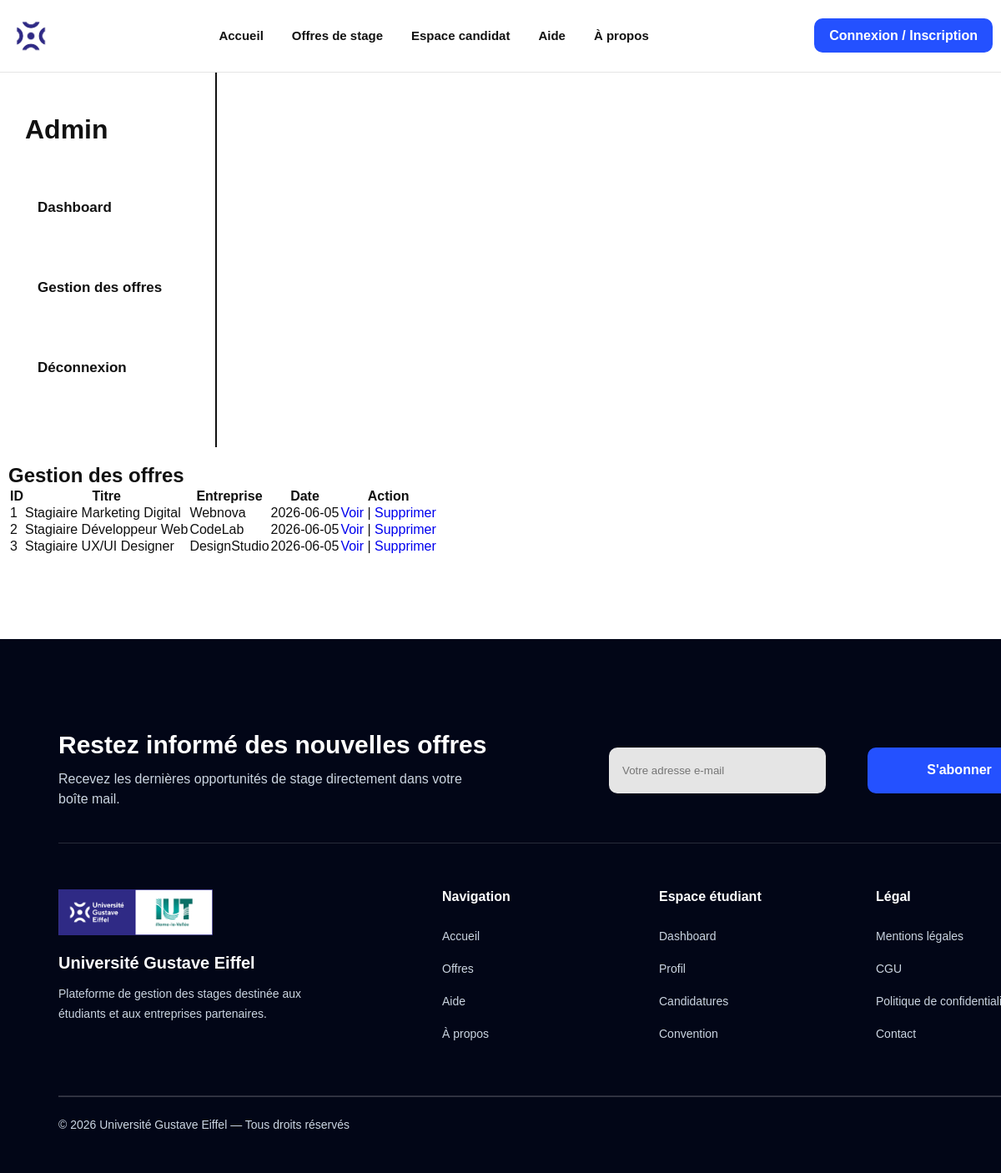
The page /admin/offre.php (signed in) on the database its author committed.
### tables this page shows
CREATE TABLE `offre_stage` (
  `id_offre` int(11) NOT NULL,
  `titre` varchar(200) DEFAULT NULL,
  `description` text DEFAULT NULL,
  `date_publication` date DEFAULT NULL,
  `id_entreprise` int(11) DEFAULT NULL
);

CREATE TABLE `entreprise` (
  `id_entreprise` int(11) NOT NULL,
  `nom` varchar(200) DEFAULT NULL,
  `adresse` varchar(200) DEFAULT NULL,
  `email` varchar(200) DEFAULT NULL,
  `mot_de_passe` varchar(255) DEFAULT NULL
);

### admin/offre.php (the view, shortened to what this page needs)
<?php
include("../includes/db.php");
include("../includes/header.php");
$sql = "
    SELECT
        offre_stage.id_offre,
        offre_stage.titre,
        offre_stage.description,
        offre_stage.date_publication,
        entreprise.nom AS entreprise_nom
    FROM offre_stage
    LEFT JOIN entreprise
        ON offre_stage.id_entreprise = entreprise.id_entreprise
    ORDER BY offre_stage.date_publication DESC";
$result = mysqli_query($conn, $sql);
?>
<main class="admin-page">
    <aside class="sidebar">
        <h2>Admin</h2>
        <ul>
            <li><a href="dashboard.php">Dashboard</a></li>
            <li><a href="offres.php">Gestion des offres</a></li>
            <li><a href="deconnexion.php">Déconnexion</a></li>
        </ul>
    </aside>
    <section class="dashboard-content">
        <h1>Gestion des offres</h1>
        <table class="admin-table">
            <thead>
                <tr>
                    <th>ID</th>
                    <th>Titre</th>
                    <th>Entreprise</th>
                    <th>Date</th>
                    <th>Action</th>
                </tr>
            </thead>
            <tbody>
                <?php while ($offre = mysqli_fetch_assoc($result)) { ?>
                    <tr>
                        <td><?php echo $offre["id_offre"]; ?></td>
                        <td><?php echo $offre["titre"]; ?></td>
                        <td><?php echo $offre["entreprise_nom"]; ?></td>
                        <td><?php echo $offre["date_publication"]; ?></td>
                        <td>
                            <a href="../offre-detail.php?id=<?php echo $offre["id_offre"]; ?>">
                                Voir
                            </a>
                            |
                            <a
                                href="supprimer-offre.php?id=<?php echo $offre["id_offre"]; ?>"
                                onclick="return confirm('Supprimer cette offre ?');"
                            >
                                Supprimer
                            </a>
                        </td>
                    </tr>
                <?php } ?>
            </tbody>
        </table>
    </section>
</main>
<?php include("../includes/footer.php"); ?>

### assets/css/style.css (style rules this page uses)
.sidebar { border-right:2px solid #111; padding:20px 35px 20px 0; }
.dashboard-content { width:100%; max-width:820px; padding:20px 0; }
.sidebar { border-right:2px solid #111; padding-right:30px; }
.dashboard-content { padding-left:10px; }
.sidebar h2 { font-size:28px; margin-bottom:35px; }
.sidebar ul { list-style:none; padding:0; }
.sidebar li { margin-bottom:25px; }
.sidebar a { text-decoration:none; color:#111; font-size:17px; font-weight:500; }
.sidebar h2 { font-size:24px; margin-bottom:35px; }
.sidebar ul { list-style:none; padding:0; display:flex; flex-direction:column; gap:26px; }
.sidebar a { text-decoration:none; color:#111; font-weight:600; }
.dashboard-content { max-width:760px; }
.sidebar { border-right:2px solid #111 !important; padding-right:35px !important; }
.dashboard-content { max-width:760px !important; width:100% !important; }
html, body { margin:0; padding:0; overflow-x:hidden; }
section { background:#fff; }
body { background:#fff; }
.dashboard-content h1 { width:auto !important; max-width:none !important; }
.sidebar { width:260px; min-width:260px; padding:50px 30px; border-right:1px solid #d9d9d9; }
.sidebar h2 { font-size:32px; margin-bottom:10px; }
.sidebar ul { list-style:none; padding:0; margin-top:50px; }
.sidebar li { margin-bottom:20px; }
.sidebar a { display:block; padding:15px; border-radius:12px; text-decoration:none; color:#111; font-weight:600; }

### assets/css/header-footer.css (style rules this page uses)
* { margin:0; padding:0; box-sizing:border-box; }
body { font-family:Arial, sans-serif; background:white; color:#111; }
a { text-decoration:none; }

### rows shown on the page
offre_stage: id_offre "1", titre "Stagiaire Marketing Digital", id_entreprise.nom "Webnova", date_publication "2026-06-05"
offre_stage: id_offre "2", titre "Stagiaire Développeur Web", id_entreprise.nom "CodeLab", date_publication "2026-06-05"
offre_stage: id_offre "3", titre "Stagiaire UX/UI Designer", id_entreprise.nom "DesignStudio", date_publication "2026-06-05"
